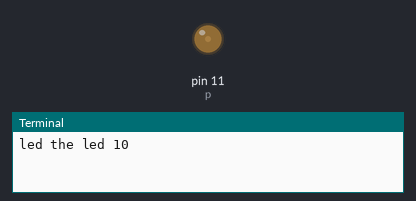
The program below on a simulated Raspberry Pi (header pin numbers). Parts: output pins drawn as LEDs (lit = HIGH), the last lines printed to the terminal.

Above: at 0.05 s.
At 5.95 s:
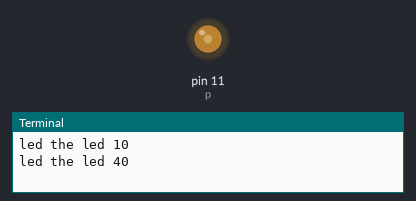
At 8.95 s:
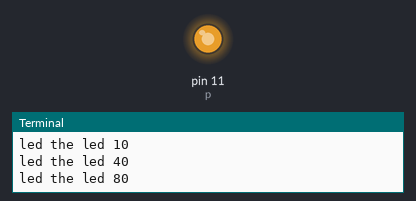
At 11.95 s:
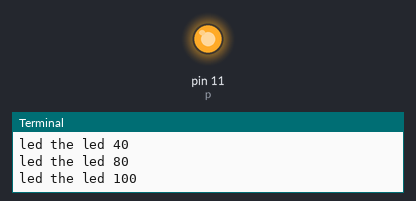
Timing chart, 0 to 19.5 s (numbered marks = the images above):
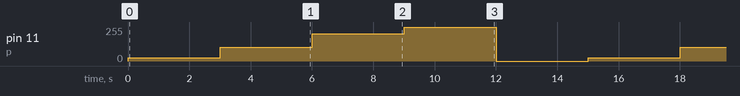

The program:

pwm.py
```python
import RPi.GPIO as GPIO
import time

GPIO.setwarnings(False)
GPIO.setmode(GPIO.BOARD)
GPIO.setup(11, GPIO.OUT)
p = GPIO.PWM(11, 50)
while True:
       p.start(5)
       p.ChangeDutyCycle(10)
       print("led the led 10 ")
       time.sleep(3)
       p.ChangeDutyCycle(40)
       print ("led the led 40")
       time.sleep(3)
       p.ChangeDutyCycle(80)
       print ("led the led 80")
       time.sleep(3)
       p.ChangeDutyCycle(100)
       print("led the led 100")
       time.sleep(3)
       p.ChangeDutyCycle(0)
       print("led the led 0")
       time.sleep(3)
      # p.stop()
      # GPIO.cleanup()
```

Measured:
- by itself, pin 11 (p): repeats every 15.0 s: 102/255 3.0 s, 204/255 3.0 s, 255/255 3.0 s, 0/255 3.0 s, 26/255 3.0 s
